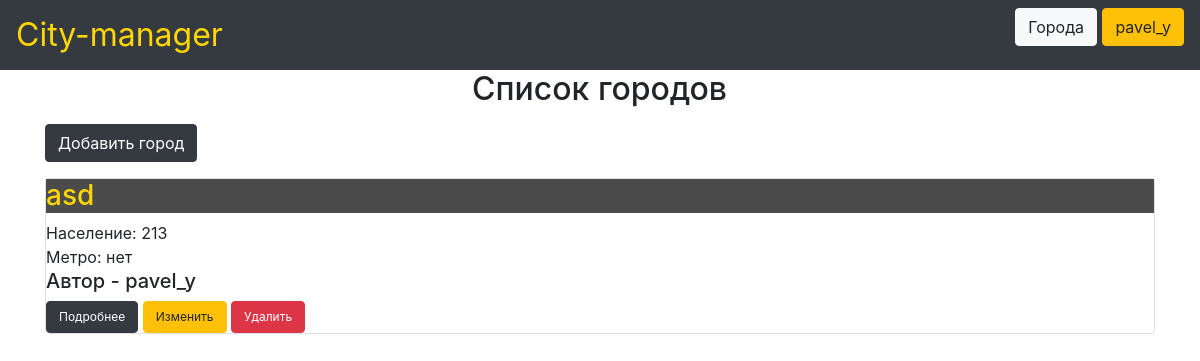
/main (signed in), run on the app's committed database.
### data/users.py (models this page shows, shortened)
class User(SqlAlchemyBase, UserMixin):
    __tablename__ = 'users'
    id = sqlalchemy.Column(sqlalchemy.Integer,
                           primary_key=True, autoincrement=True)
    name = sqlalchemy.Column(sqlalchemy.String, unique=True, nullable=True)
    about = sqlalchemy.Column(sqlalchemy.String, nullable=True)
    email = sqlalchemy.Column(sqlalchemy.String,
                              index=True, unique=True, nullable=True)
    photo = sqlalchemy.Column(sqlalchemy.BLOB, nullable=True)
    hashed_password = sqlalchemy.Column(sqlalchemy.String, nullable=True)
    created_date = sqlalchemy.Column(sqlalchemy.DateTime,
                                     default=datetime.datetime.now)

### data/cities.py (models this page shows)
class City(SqlAlchemyBase):
    __tablename__ = 'cities'
    id = sqlalchemy.Column(sqlalchemy.Integer, primary_key=True, autoincrement=True)
    city = sqlalchemy.Column(sqlalchemy.Integer, unique=True, nullable=True)
    count_of_people = sqlalchemy.Column(sqlalchemy.String, nullable=True)
    sea = sqlalchemy.Column(sqlalchemy.Boolean, nullable=True)
    subway = sqlalchemy.Column(sqlalchemy.Boolean, nullable=True)
    information = sqlalchemy.Column(sqlalchemy.String, nullable=True)
    user_id = sqlalchemy.Column(sqlalchemy.Integer, sqlalchemy.ForeignKey("users.id"))
    user = orm.relationship('User')

### main.py (the view)
@app.route("/main")
@login_required
def main_sheet():
    db_sess = db_session.create_session()
    b_users = db_sess.query(BUsers.id).filter(BUsers.user_id == current_user.id)
    cities = db_sess.query(City).filter(City.user_id.notin_(b_users))
    return render_template("index.html", cities=cities)

### data/db_session.py (called while the page is built)
def create_session() -> Session:
    global __factory
    return __factory()

### main.py (called while the page is built)
@login_manager.user_loader
def load_user(user_id):
    db_sess = db_session.create_session()
    return db_sess.query(User).get(user_id)

### templates/index.html (shortened to what this page needs)
{% extends "base.html" %}
{% block content %}
{% if current_user.is_authenticated %}
<h2>Список городов</h2>
{% if current_user.is_authenticated %}
    <a href="/cities" class="btn btn-dark">Добавить город</a>
{% endif %}
{% for item in cities%}
<div class="col-md6 border rounded">
    <h3>{{item.city}}</h3>
    <div>
        Население: {{item.count_of_people}}
    </div>
    <div>
        Метро: {{"есть" if item.subway else "нет"}}
    </div>
    <div>
        <h5 class="city_autor">Автор - {{item.user.name}}</h5>
    </div>
    <nav>
            <a class="btn btn-dark" href="/info/{{ item.id }}" style="font-size: 12px">Подробнее</a>
    {% if current_user.is_authenticated and current_user == item.user %}
            <a href="/cities/{{ item.id }}" class="btn btn-warning" style="font-size: 12px">
                Изменить
            </a>
            <a href="/cities_delete/{{ item.id }}" class="btn btn-danger" style="font-size: 12px">
                Удалить
            </a>
    {% endif %}
    </nav>
    </div>
{% endfor %}
{% else %}
<h4 class="warning"> сначала зарегистрируйтесь</h4>
{% endif %}
{% endblock %}

### templates/base.html (shortened to what this page needs)
<!doctype html>
<html lang="en">
<head>
    <link rel="stylesheet"
          href="https://stackpath.bootstrapcdn.com/bootstrap/4.4.1/css/bootstrap.min.css"
>
    <link rel="stylesheet" type="text/css" href="{{url_for('static', filename='css/style.css')}}" />
</head>
<body>
<header>
    <nav class="navbar navbar-dark bg-dark">
        <a style="color: gold; margin-left: 0; margin-right: auto; width: 16em;font-size: 2rem;" href="/">City-manager</a>
        {% if current_user.is_authenticated %}
        <p>
            <a class="btn btn-light" href="/main">Города</a>
            <a class="btn btn-warning" href="/users/{{ current_user.id }}">{{ current_user.name }}</a>
        </p>
        {% else %}
        <p>
            <a class="btn btn-light" href="/register">Зарегистрироваться</a>
            <a class="btn btn-warning" href="/login">Войти</a>
        </p>
        {% endif %}
    </nav>
</header>
<main role="main" class="container">
    {% block content %}{% endblock %}
</main>
</body>
</html>

### static/css/style.css (style rules this page uses)
h2 { margin-left: auto; margin-right: auto; width: 8em }
h3 { color: gold; background-color: #4b4b4b }
h5.city_autor { width: 50em }
p { color: black; font-size: 1.2em }

### data on the page
User: name "pavel_y"
City: city "asd", count_of_people "213", subway "нет", user.name "pavel_y"
